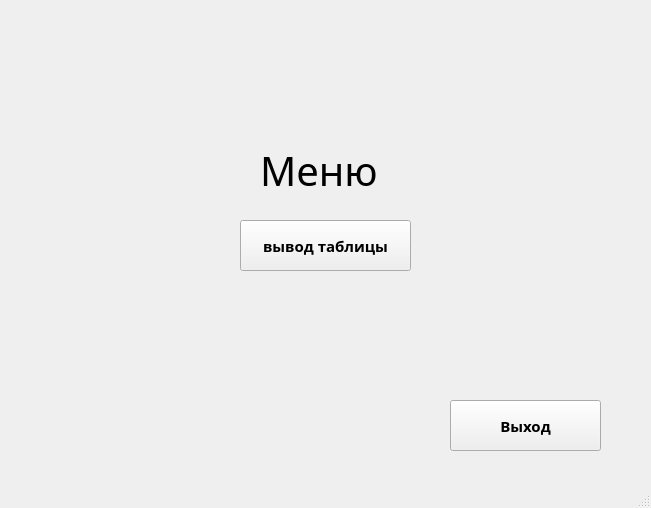
<?xml version="1.0" encoding="UTF-8"?>
<ui version="4.0">
 <class>MainWindow</class>
 <widget class="QMainWindow" name="MainWindow">
  <property name="geometry">
   <rect>
    <x>0</x>
    <y>0</y>
    <width>651</width>
    <height>508</height>
   </rect>
  </property>
  <property name="windowTitle">
   <string>MainWindow</string>
  </property>
  <property name="windowIcon">
   <iconset>
    <normaloff>C:/Users/Mari/Pictures/pngtree-realistic-3d-rag-mop-and-plastic-bucket-png-image_6086440.png</normaloff>C:/Users/Mari/Pictures/pngtree-realistic-3d-rag-mop-and-plastic-bucket-png-image_6086440.png</iconset>
  </property>
  <widget class="QWidget" name="centralwidget">
   <widget class="QPushButton" name="exit">
    <property name="geometry">
     <rect>
      <x>450</x>
      <y>400</y>
      <width>151</width>
      <height>51</height>
     </rect>
    </property>
    <property name="font">
     <font>
      <family>Ink Free</family>
      <pointsize>11</pointsize>
      <bold>true</bold>
     </font>
    </property>
    <property name="cursor">
     <cursorShape>PointingHandCursor</cursorShape>
    </property>
    <property name="text">
     <string>Выход</string>
    </property>
   </widget>
   <widget class="QPushButton" name="TableOut">
    <property name="geometry">
     <rect>
      <x>240</x>
      <y>220</y>
      <width>171</width>
      <height>51</height>
     </rect>
    </property>
    <property name="font">
     <font>
      <family>Ink Free</family>
      <pointsize>11</pointsize>
      <bold>true</bold>
     </font>
    </property>
    <property name="cursor">
     <cursorShape>PointingHandCursor</cursorShape>
    </property>
    <property name="text">
     <string>вывод таблицы</string>
    </property>
   </widget>
   <widget class="QLabel" name="label">
    <property name="geometry">
     <rect>
      <x>260</x>
      <y>140</y>
      <width>150</width>
      <height>60</height>
     </rect>
    </property>
    <property name="font">
     <font>
      <family>Century Gothic</family>
      <pointsize>30</pointsize>
     </font>
    </property>
    <property name="text">
     <string>Меню</string>
    </property>
   </widget>
  </widget>
  <widget class="QMenuBar" name="menubar">
   <property name="geometry">
    <rect>
     <x>0</x>
     <y>0</y>
     <width>651</width>
     <height>25</height>
    </rect>
   </property>
  </widget>
  <widget class="QStatusBar" name="statusbar"/>
 </widget>
 <resources/>
 <connections/>
</ui>
